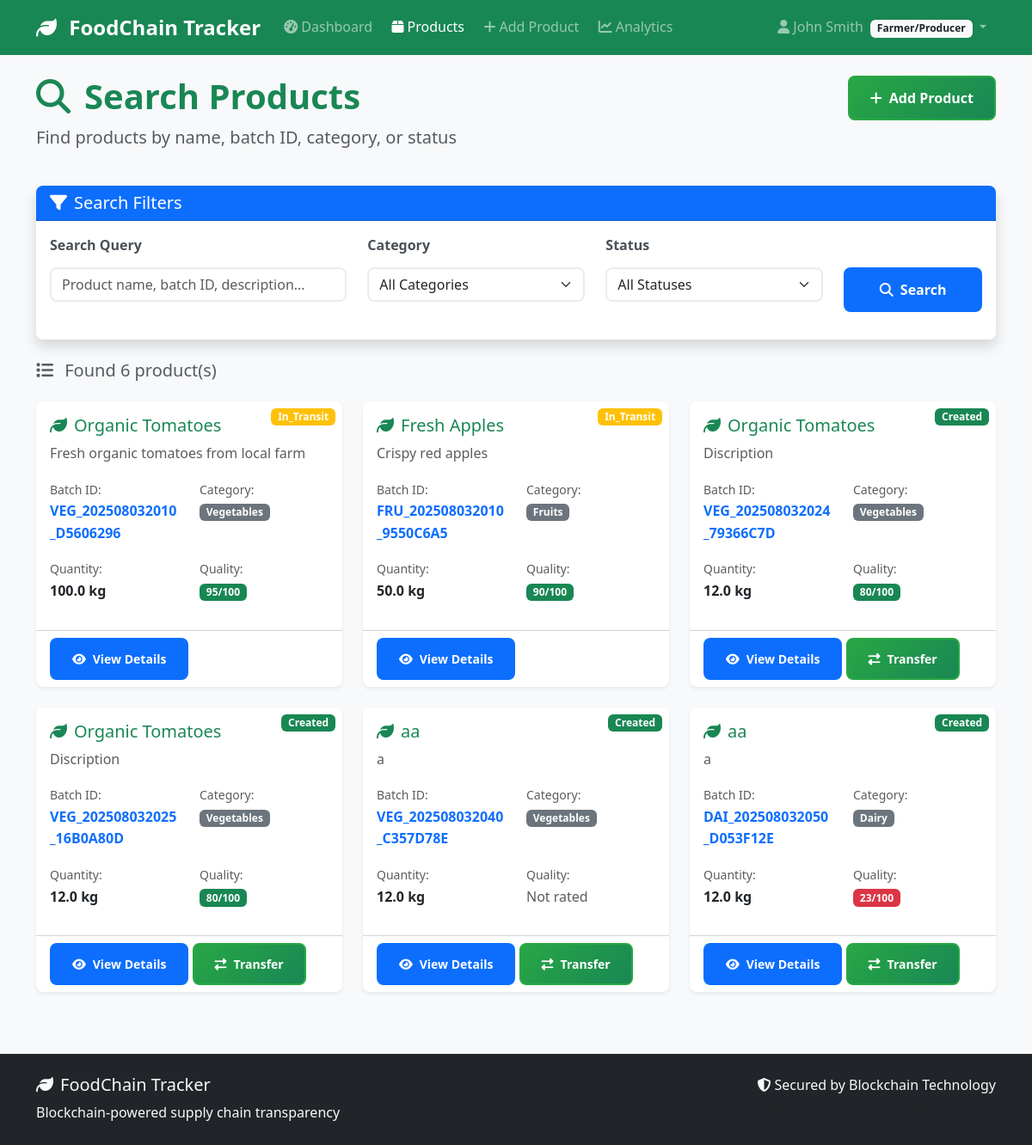
/products/search (signed in), run on an earlier commit of the app's database.
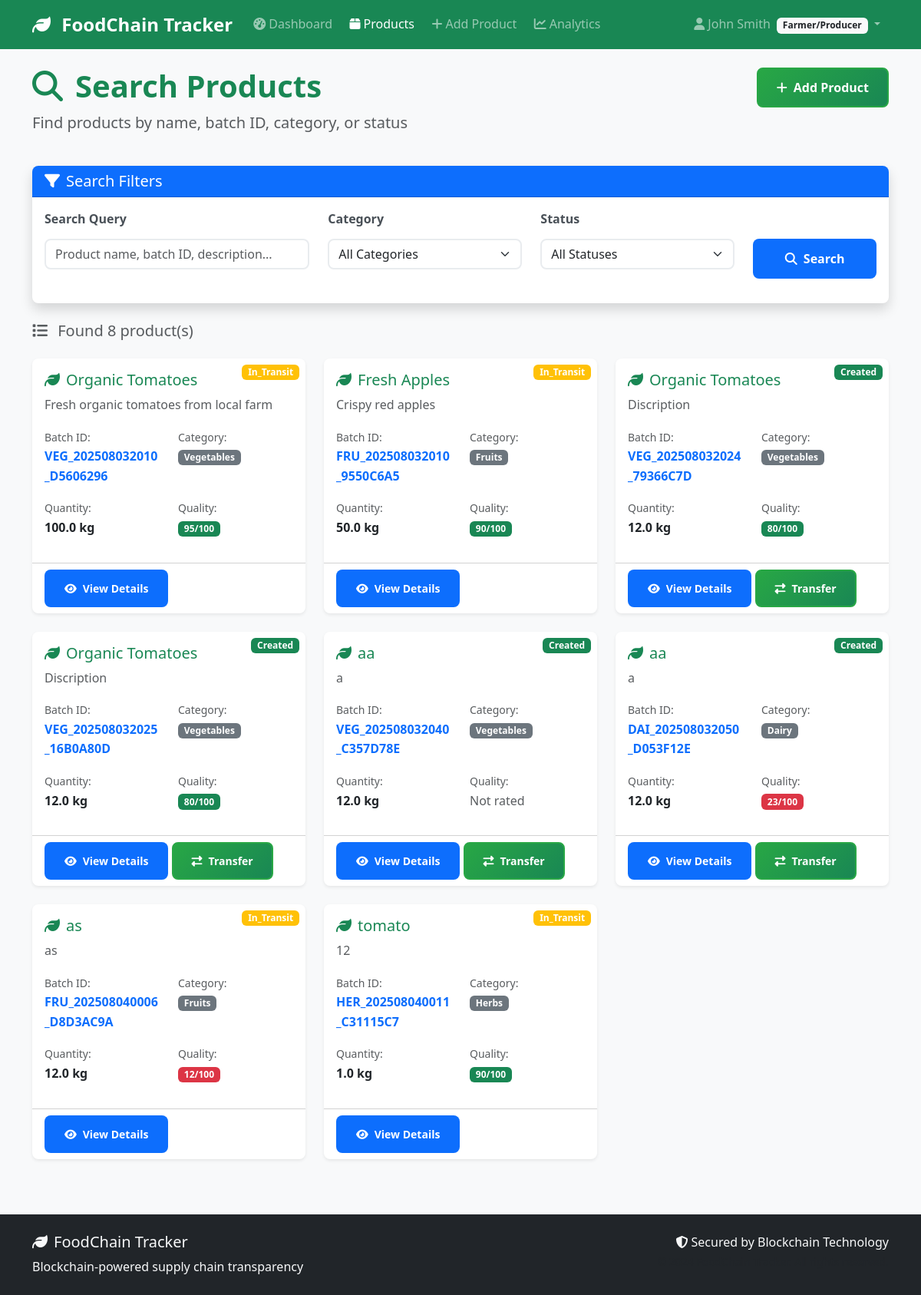
And on a later commit of the database.
### models/user.py (models this page shows, shortened)
class User(UserMixin, db.Model):
    __tablename__ = 'users'
    id = db.Column(db.Integer, primary_key=True)
    username = db.Column(db.String(80), unique=True, nullable=False)
    email = db.Column(db.String(120), unique=True, nullable=False)
    password_hash = db.Column(db.String(200), nullable=False)
    full_name = db.Column(db.String(100), nullable=False)
    phone = db.Column(db.String(20))
    address = db.Column(db.Text)
    role = db.Column(db.String(20), nullable=False)  # 'farmer', 'distributor', 'retailer', 'inspector'
    company_name = db.Column(db.String(100))
    license_number = db.Column(db.String(50))  # Business license or certification
    is_active = db.Column(db.Boolean, default=True)
    is_verified = db.Column(db.Boolean, default=False)  # For business verification
    created_at = db.Column(db.DateTime, default=datetime.utcnow)
    last_login = db.Column(db.DateTime)
    products_created = db.relationship('Product', foreign_keys='Product.created_by',
                                     backref='creator', lazy='dynamic')
    sent_transactions = db.relationship('Transaction', foreign_keys='Transaction.from_user_id',
                                      backref='sender', lazy='dynamic')
    received_transactions = db.relationship('Transaction', foreign_keys='Transaction.to_user_id',
                                          backref='receiver', lazy='dynamic')
    def get_role_display(self):
        role_names = {
            'farmer': 'Farmer/Producer',
            'distributor': 'Distributor',
            'retailer': 'Retailer',
            'inspector': 'Inspector'
        }
        return role_names.get(self.role, self.role.title())
    def can_create_products(self):
        return self.role == 'farmer'
    def can_transfer_products(self):
        return self.role in ['farmer', 'distributor']

### models/product.py (models this page shows, shortened)
class Product(db.Model):
    __tablename__ = 'products'
    id = db.Column(db.Integer, primary_key=True)
    batch_id = db.Column(db.String(50), unique=True, nullable=False)
    name = db.Column(db.String(100), nullable=False)
    category = db.Column(db.String(50), nullable=False)  # 'vegetables', 'fruits', 'grains', etc.
    description = db.Column(db.Text)
    quantity = db.Column(db.Float, nullable=False)  # Amount of product
    unit = db.Column(db.String(20), nullable=False)  # 'kg', 'tons', 'boxes', etc.
    quality_grade = db.Column(db.String(10))  # 'A', 'B', 'C', or custom grading
    quality_score = db.Column(db.Integer)  # 0-100 quality score
    origin_location = db.Column(db.String(200))  # Where product was produced
    harvest_date = db.Column(db.Date)
    expiry_date = db.Column(db.Date)
    current_location = db.Column(db.String(200))
    status = db.Column(db.String(50), default='created')  # 'created', 'in_transit', 'delivered', 'expired'
    temperature = db.Column(db.Float)  # Celsius
    humidity = db.Column(db.Float)     # Percentage
    pressure = db.Column(db.Float)     # For certain products
    created_by = db.Column(db.Integer, db.ForeignKey('users.id'), nullable=False)
    current_owner_id = db.Column(db.Integer, db.ForeignKey('users.id'), nullable=False)
    created_at = db.Column(db.DateTime, default=datetime.utcnow)
    updated_at = db.Column(db.DateTime, default=datetime.utcnow, onupdate=datetime.utcnow)
    current_owner = db.relationship('User', foreign_keys=[current_owner_id], backref='owned_products')
    transactions = db.relationship('Transaction', backref='product', lazy='dynamic', cascade='all, delete-orphan')

### routes/products.py (the view)
@products_bp.route('/search')
@login_required
def search_products():
    query = request.args.get('q', '')
    category = request.args.get('category', '')
    status = request.args.get('status', '')
    products_query = Product.query
    if query:
        products_query = products_query.filter(
            (Product.name.contains(query)) |
            (Product.batch_id.contains(query)) |
            (Product.description.contains(query))
        )
    if category:
        products_query = products_query.filter_by(category=category)
    if status:
        products_query = products_query.filter_by(status=status)
    if current_user.role == 'farmer':
        products_query = products_query.filter_by(created_by=current_user.id)
    elif current_user.role in ['distributor', 'retailer']:
        products_query = products_query.filter_by(current_owner_id=current_user.id)
    products = products_query.all()
    categories = db.session.query(Product.category.distinct()).all()
    statuses = db.session.query(Product.status.distinct()).all()
    return render_template('products/search.html',
                         products=products,
                         categories=[c[0] for c in categories],
                         statuses=[s[0] for s in statuses],
                         current_query=query,
                         current_category=category,
                         current_status=status)

### templates/products/search.html (shortened to what this page needs)
{% extends "base.html" %}
{% block content %}
<div class="row mb-4">
    <div class="col-md-8">
        <h1 class="display-6 fw-bold text-success">
            <i class="fas fa-search me-3"></i>Search Products
        </h1>
        <p class="lead text-muted">Find products by name, batch ID, category, or status</p>
    </div>
    <div class="col-md-4 text-end">
        {% if current_user.can_create_products() %}
            <a href="{{ url_for('products.add_product') }}" class="btn btn-success">
                <i class="fas fa-plus me-2"></i>Add Product
            </a>
        {% endif %}
    </div>
</div>
<div class="row mb-4">
    <div class="col-12">
        <div class="card shadow">
            <div class="card-header bg-primary text-white">
                <h5 class="mb-0">
                    <i class="fas fa-filter me-2"></i>Search Filters
                </h5>
            </div>
            <div class="card-body">
                <form method="GET">
                    <div class="row">
                        <div class="col-md-4 mb-3">
                            <label for="q" class="form-label">Search Query</label>
                            <input type="text" class="form-control" id="q" name="q"
                                   value="{{ current_query }}"
                                   placeholder="Product name, batch ID, description...">
                        </div>
                        <div class="col-md-3 mb-3">
                            <label for="category" class="form-label">Category</label>
                            <select class="form-select" id="category" name="category">
                                <option value="">All Categories</option>
                            </select>
                        </div>
                        <div class="col-md-3 mb-3">
                            <label for="status" class="form-label">Status</label>
                            <select class="form-select" id="status" name="status">
                                <option value="">All Statuses</option>
                            </select>
                        </div>
                        <div class="col-md-2 mb-3">
                            <label class="form-label">&nbsp;</label>
                            <div class="d-grid">
                                <button type="submit" class="btn btn-primary">
                                    <i class="fas fa-search me-2"></i>Search
                                </button>
                            </div>
                        </div>
                    </div>
                </form>
            </div>
        </div>
    </div>
</div>
{% if products %}
    <div class="row mb-3">
        <div class="col-12">
            <h5 class="text-muted">
                <i class="fas fa-list me-2"></i>
                Found {{ products|length }} product(s)
            </h5>
        </div>
    </div>
    <div class="row">
        {% for product in products %}
            <div class="col-lg-4 col-md-6 mb-4">
                <div class="card h-100 shadow-sm">
                    <div class="position-relative">
                        <span class="position-absolute top-0 end-0 m-2 badge bg-{{ 'success' if product.status == 'created' else 'warning' if product.status == 'in_transit' else 'info' if product.status == 'delivered' else 'danger' }}">
                            {{ product.status.title() }}
                        </span>
                    </div>
                    <div class="card-body">
                        <h5 class="card-title text-success">
                            <i class="fas fa-leaf me-2"></i>{{ product.name }}
                        </h5>
                        <p class="card-text text-muted">{{ product.description[:100] if product.description else 'No description' }}{% if product.description and product.description|length > 100 %}...{% endif %}</p>
                        <div class="row mb-3">
                            <div class="col-6">
                                <small class="text-muted">Batch ID:</small><br>
                                <strong class="text-primary">{{ product.batch_id }}</strong>
                            </div>
                            <div class="col-6">
                                <small class="text-muted">Category:</small><br>
                                <span class="badge bg-secondary">{{ product.category.title() }}</span>
                            </div>
                        </div>
                        <div class="row mb-3">
                            <div class="col-6">
                                <small class="text-muted">Quantity:</small><br>
                                <strong>{{ product.quantity }} {{ product.unit }}</strong>
                            </div>
                            <div class="col-6">
                                <small class="text-muted">Quality:</small><br>
                                {% if product.quality_score %}
                                    <span class="badge bg-{{ 'success' if product.quality_score >= 80 else 'warning' if product.quality_score >= 60 else 'danger' }}">
                                        {{ product.quality_score }}/100
                                    </span>
                                {% else %}
                                    <span class="text-muted">Not rated</span>
                                {% endif %}
                            </div>
                        </div>
                    </div>
                    <div class="card-footer bg-transparent">
                        <a href="{{ url_for('products.view_product', id=product.id) }}" class="btn btn-primary btn-sm">
                            <i class="fas fa-eye me-2"></i>View Details
                        </a>
                        {% if current_user.id == product.current_owner_id and current_user.can_transfer_products() %}
                            <a href="{{ url_for('products.transfer_product', id=product.id) }}" class="btn btn-success btn-sm">
                                <i class="fas fa-exchange-alt me-2"></i>Transfer
                            </a>
                        {% endif %}
                    </div>
                </div>
            </div>
        {% endfor %}
    </div>
{% endif %}
{% endblock %}

### templates/base.html (shortened to what this page needs)
<!DOCTYPE html>
<html lang="en">
<head>
    <link href="https://cdn.jsdelivr.net/npm/bootstrap@5.3.0/dist/css/bootstrap.min.css" rel="stylesheet">
    <link href="https://cdnjs.cloudflare.com/ajax/libs/font-awesome/6.4.0/css/all.min.css" rel="stylesheet">
    <link href="{{ url_for('static', filename='css/style.css') }}" rel="stylesheet">
</head>
<body>
    <nav class="navbar navbar-expand-lg navbar-dark bg-success">
        <div class="container">
            <a class="navbar-brand" href="{{ url_for('index') }}">
                <i class="fas fa-leaf me-2"></i>
                FoodChain Tracker
            </a>
            <div class="collapse navbar-collapse" id="navbarNav">
                <ul class="navbar-nav me-auto">
                    {% if current_user.is_authenticated %}
                        <li class="nav-item">
                            <a class="nav-link" href="{{ url_for('dashboard.main') }}">
                                <i class="fas fa-tachometer-alt me-1"></i>Dashboard
                            </a>
                        </li>
                        <li class="nav-item">
                            <a class="nav-link" href="{{ url_for('products.list_products') }}">
                                <i class="fas fa-box me-1"></i>Products
                            </a>
                        </li>
                        {% if current_user.can_create_products() %}
                        <li class="nav-item">
                            <a class="nav-link" href="{{ url_for('products.add_product') }}">
                                <i class="fas fa-plus me-1"></i>Add Product
                            </a>
                        </li>
                        {% endif %}
                        <li class="nav-item">
                            <a class="nav-link" href="{{ url_for('analytics.dashboard') }}">
                                <i class="fas fa-chart-line me-1"></i>Analytics
                            </a>
                        </li>
                    {% endif %}
                </ul>
                <ul class="navbar-nav">
                    {% if current_user.is_authenticated %}
                        <li class="nav-item dropdown">
                            <a class="nav-link dropdown-toggle" href="#" id="navbarDropdown" role="button" data-bs-toggle="dropdown">
                                <i class="fas fa-user me-1"></i>{{ current_user.full_name }}
                                <span class="badge bg-light text-dark ms-1">{{ current_user.get_role_display() }}</span>
                            </a>
                        </li>
                    {% endif %}
                </ul>
            </div>
        </div>
    </nav>
    <main class="container my-4">
        {% block content %}{% endblock %}
    </main>
    <footer class="bg-dark text-light py-4 mt-5">
        <div class="container">
            <div class="row">
                <div class="col-md-6">
                    <h5><i class="fas fa-leaf me-2"></i>FoodChain Tracker</h5>
                    <p class="mb-0">Blockchain-powered supply chain transparency</p>
                </div>
                <div class="col-md-6 text-md-end">
                    <p class="mb-0">
                        <i class="fas fa-shield-alt me-1"></i>Secured by Blockchain Technology
                    </p>
                    <small class="text-muted">© 2024 FoodChain Tracker. All rights reserved.</small>
                </div>
            </div>
        </div>
    </footer>
</body>
</html>

### static/css/style.css (style rules this page uses)
:root { --primary-green: #28a745; --secondary-green: #20c997; --success-green: #198754; --warning-orange: #fd7e14; --danger-red: #dc3545; --info-blue: #0dcaf0; --dark-blue: #0d6efd; --light-gray: #f8f9fa; --border-radius: 0.5rem; --shadow: 0 0.125rem 0.25rem rgba(0, 0, 0, 0.075); --shadow-lg: 0 1rem 3rem rgba(0, 0, 0, 0.175); }
body { font-family: 'Segoe UI', Tahoma, Geneva, Verdana, sans-serif; background-color: #f8f9fa; line-height: 1.6; }
.navbar-brand { font-weight: 700; font-size: 1.5rem; }
.navbar-nav .nav-link { font-weight: 500; border-radius: var(--border-radius); margin: 0 0.2rem; transition: all 0.3s ease; }
.card { border: none; border-radius: var(--border-radius); box-shadow: var(--shadow); transition: all 0.3s ease; }
.card-header { border-radius: var(--border-radius) var(--border-radius) 0 0 !important; font-weight: 600; }
.form-control, .form-select { border-radius: var(--border-radius); border: 2px solid #e9ecef; transition: all 0.3s ease; }
.form-label { font-weight: 600; color: #495057; margin-bottom: 0.75rem; }
.btn { border-radius: var(--border-radius); font-weight: 600; padding: 0.75rem 1.5rem; transition: all 0.3s ease; border: 2px solid transparent; }
.btn-success { background: linear-gradient(135deg, var(--primary-green) 0%, var(--success-green) 100%); border-color: var(--primary-green); }

What changed in the data, as far as the page shows it:
added Product: status "In_Transit", name "as", description "as", batch_id "FRU_202508040006_D8D3AC9A", category "Fruits", quantity "12.0", unit "kg", quality_score "12"
added Product: status "In_Transit", name "tomato", description "12", batch_id "HER_202508040011_C31115C7", category "Herbs", quantity "1.0", unit "kg", quality_score "90"
Also different on the page:
{{ products|length }}: "6" → "8"
